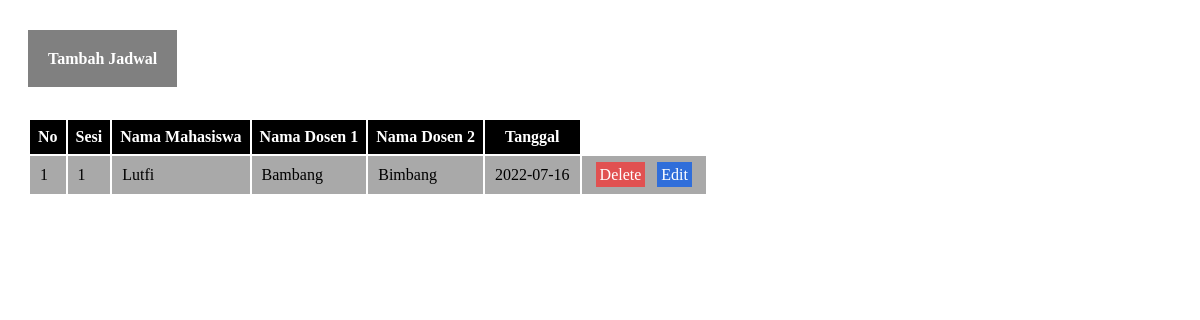
/page/datajadwalsidang.php, run on the app's committed database.
### tables this page shows
CREATE TABLE `jadwalsidang` (
  `id` int(5) NOT NULL,
  `sesi` varchar(5) NOT NULL,
  `namamhs` varchar(30) NOT NULL,
  `namadosen1` varchar(30) NOT NULL,
  `namadosen2` varchar(30) NOT NULL,
  `tgl` date DEFAULT NULL
);

### page/datajadwalsidang.php (the view, shortened to what this page needs)
<?php
require_once('function/koneksi.php');
?>
<?php
$jadwalsidang = mysqli_query($koneksi, "SELECT * FROM jadwalsidang");
?>
<!DOCTYPE html>
<html lang="en">
<head>
    <link rel="stylesheet" href="<?= BASE_URL . 'aset/css/datajadwalsidang.css' ?>">
</head>
<body class="data-jadwalsidang">
    <div class="add-jadwalsidang">
      <a href="<?= BASE_URL . 'dashboard.php?page=registerjadwalsidang' ?>">Tambah Jadwal</a>
    </div>
    <table class="tabel-jadwalsidang">
      <tr>
        <th>No</th>
        <th>Sesi</th>
        <th>Nama Mahasiswa</th>
        <th>Nama Dosen 1</th>
        <th>Nama Dosen 2</th>
        <th>Tanggal</th>
      </tr>
      <?php $no = 1; ?>
      <?php foreach($jadwalsidang as $m): ?>
      <tr>
        <td><?= $no++;?></td>
        <td><?= $m['sesi']?></td>
        <td><?= $m['namamhs']?></td>
        <td><?= $m['namadosen1']?></td>
        <td><?= $m['namadosen2']?></td>
        <td><?= $m['tgl']?></td>
        <td>
          <a class="delete" href="<?= BASE_URL . 'process/jadwalsidang/process_delete.php?act=delete&id=' . $m['id'] ?>">Delete</a>
          <a class="edit" href="<?= BASE_URL . 'dashboard.php?page=editjadwalsidang&id=' . $m['id'] ?>">Edit</a>
        </td>
      </tr>
      <?php endforeach; ?>
    </table>
</body>
</html>

### aset/css/datajadwalsidang.css (style rules this page uses)
.add-jadwalsidang { margin: 50px 20px; }
.add-jadwalsidang a { padding: 20px; background-color: gray; color: white; text-decoration: none; font-weight: 800; }
.tabel-jadwalsidang { margin: 20px; }
table tr th { background-color: black; color: white; padding: 8px; }
table tr td { background-color: darkgrey; padding: 10px; }
.delete { background-color: rgb(225, 81, 81); color: white; padding: 4px; font-weight: 500; cursor: pointer; margin: 4px; text-decoration: none; }
.edit { background-color: rgb(48, 110, 218); color: white; text-decoration: none; padding: 4px; font-weight: 500; cursor: pointer; margin: 4px; }

### data on the page
jadwalsidang: sesi "1", namamhs "Lutfi", namadosen1 "Bambang", namadosen2 "Bimbang", tgl "2022-07-16"
